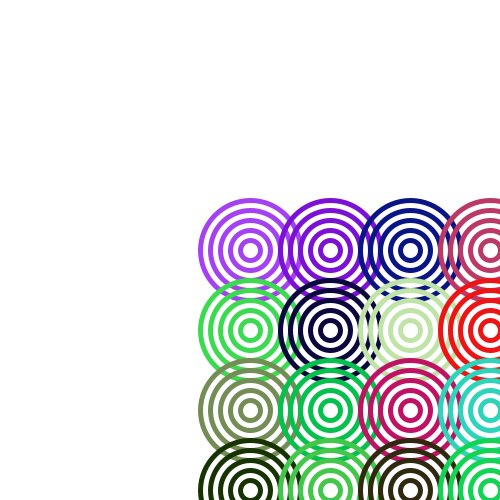
Frame 1 (no input)
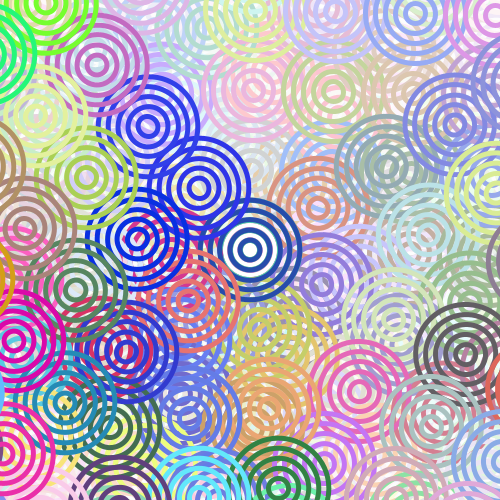
Frame 60 (the mouse pressed at the canvas centre just before this capture)
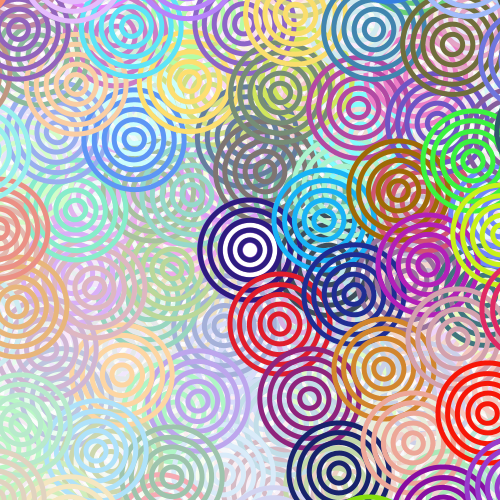
Frame 120 (the mouse held since frame 60 and released just before this capture)

The Processing sketch that drew these frames (run headless with seeded random() and noise(); from frame 60 on, the mouse is pressed at the canvas centre):

// Processing sketch: processing_71206
// ── processing_71206.pde

int count = 0;

void setup() {
  size(500,500);
  smooth();
  background(255);
  frameRate(20);
}

void draw() { 

  noStroke();
  fill(255, 255, 255, 50);
  rect(0, 0, width, height);
translate(width/2,height/2);
rotate(count);
  for(int i = 0;i <height;i+=80){
   for(int j = 0;j <width;j+=80){
    bullshit(5,5,20,random(0,255),random(0,255),random(0,255),i,j);
   } 
  }
count++;

}

  // bullshit
  void bullshit(float circle, float thickness, float spacing, 
  float color1, float color2, float color3, 
  float xPos, float yPos) {
    
    stroke(color1,color2,color3);
    strokeWeight(thickness);
    noFill();
    for(int i=0;i<=circle;i++){
     ellipse(xPos,yPos,i*spacing,i*spacing); 
    }
  }
